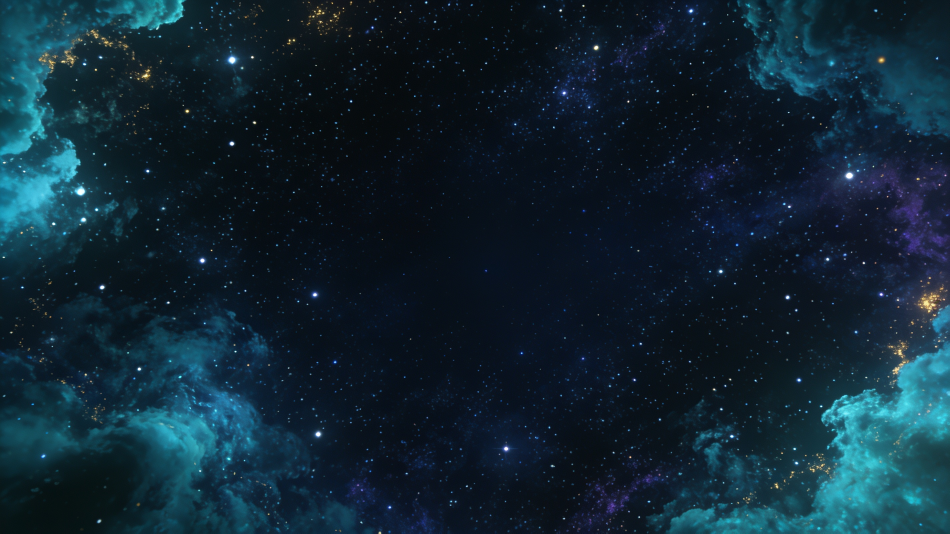
#> input picture assets/img/nave/fondo_universo.jpg, 2848 x 1600 px (shown at 1/3 size)
$ python _build_img_formularios.py
#> lines starting #> are read from the running program, lines starting #| are printed output that depends on the picture
#!/usr/bin/env python3
# -*- coding: utf-8 -*-
"""
STARGATE · genera las imágenes de los TRES formularios (Bitácora, Ticket y Canje).

Dos familias, y la diferencia importa:

  A) MONTAJES con el arte que ya existe (`montaje_*`). Se usan para las recompensas cosméticas y
     para los héroes. 🔴 LO QUE SE ENSEÑA ES LO QUE SE RECIBE: el marco dorado, el fondo de planeta
     y el título son cambios REALES en la ficha de la Nave, así que la ficha de ejemplo se monta con
     el MISMO avatar, el MISMO planeta y las MISMAS fuentes que usa la Nave. Si se ilustraran con
     arte inventado, el ejemplo prometería algo más bonito que la recompensa. Las siluetas de héroe
     bloqueado ya estaban dibujadas: son «el héroe en sombra con un interrogante» que pidió Norberto.

  B) ARTE GENERADO en Magnific (`arte_*`), para lo que no tenía imagen de partida: el sobre de cromos
     y las cuatro recompensas que tocan la nota. Los .jpg en bruto viven en assets/img/canje/_raw/ y
     aquí solo se les pone el rótulo, para que TODA la serie comparta tipografía y tratamiento.
     🔴 STARGATE se genera SIEMPRE con Magnific: es la cuenta de la universidad.

  C) ESCENAS DE SECCIÓN (`escena`): el Capitán y NEBULA presentan cada tramo de los formularios, con
     los recortes que ya existen en assets/img/capitan/ y assets/img/personajes/.

El texto va SIEMPRE aquí y nunca dentro del prompt: los modelos destrozan las letras, y así el
rótulo sale en Unbounded/DM Sans como el resto de la marca.

    python3 _build_img_formularios.py

Salida: assets/img/canje/*.jpg (recompensas) y assets/img/forms/sec_*.jpg (secciones), a 1280x720.
En el formulario se muestran a 640 de ancho.
"""
import os
from PIL import Image, ImageDraw, ImageFilter, ImageFont

AQUI = os.path.dirname(os.path.abspath(__file__))
IMG = os.path.join(AQUI, "assets", "img")
OUT = os.path.join(IMG, "canje")
FONTS = os.path.join(AQUI, "assets", "fonts")

W, H = 1280, 720

# Paleta muestreada de assets/img/forms/cabecera_canje_nuevo.jpg: es la cabecera real del
# formulario, así que la imagen de cada recompensa cae debajo sin desentonar.
CIAN = (102, 228, 243)
AMBAR = (240, 194, 108)
NOCHE = (7, 14, 22)
BLANCO = (255, 255, 255)


def fuente(nombre, px):
    return ImageFont.truetype(os.path.join(FONTS, nombre), px)


def fondo():
    """El campo de estrellas real de la Nave, oscurecido para que el contenido se lea encima."""
    f = Image.open(os.path.join(IMG, "nave", "fondo_universo.jpg")).convert("RGB")
#> f is the input picture: PIL image 2848x1600 RGB; mean R, G, B 15.7, 37.2, 50.1
    # recorte centrado a 16:9 sin deformar
    escala = max(W / f.width, H / f.height)
    f = f.resize((int(f.width * escala), int(f.height * escala)), Image.LANCZOS)
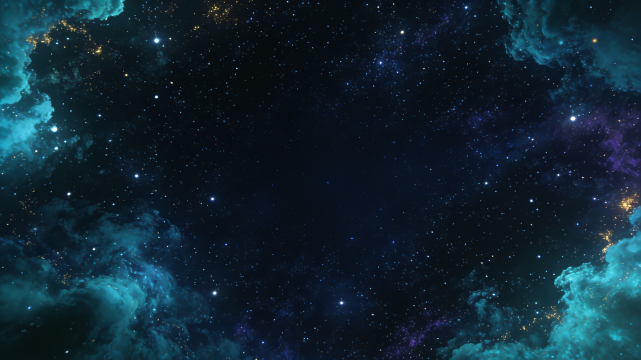
#> f: PIL image 1281x720 RGB (shown at 1/2 size); mean R, G, B 15.7, 37.2, 50.1
    izq, arr = (f.width - W) // 2, (f.height - H) // 2
    f = f.crop((izq, arr, izq + W, arr + H))
#> f: PIL image 1280x720 RGB
    velo = Image.new("RGB", (W, H), NOCHE)
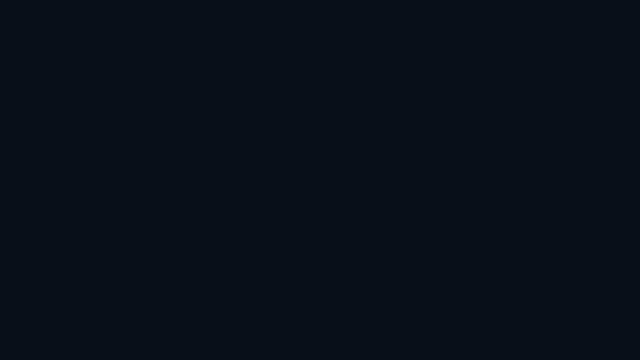
#> velo: PIL image 1280x720 RGB (shown at 1/2 size); mean R, G, B 7, 14, 22
    return Image.blend(f, velo, 0.62)
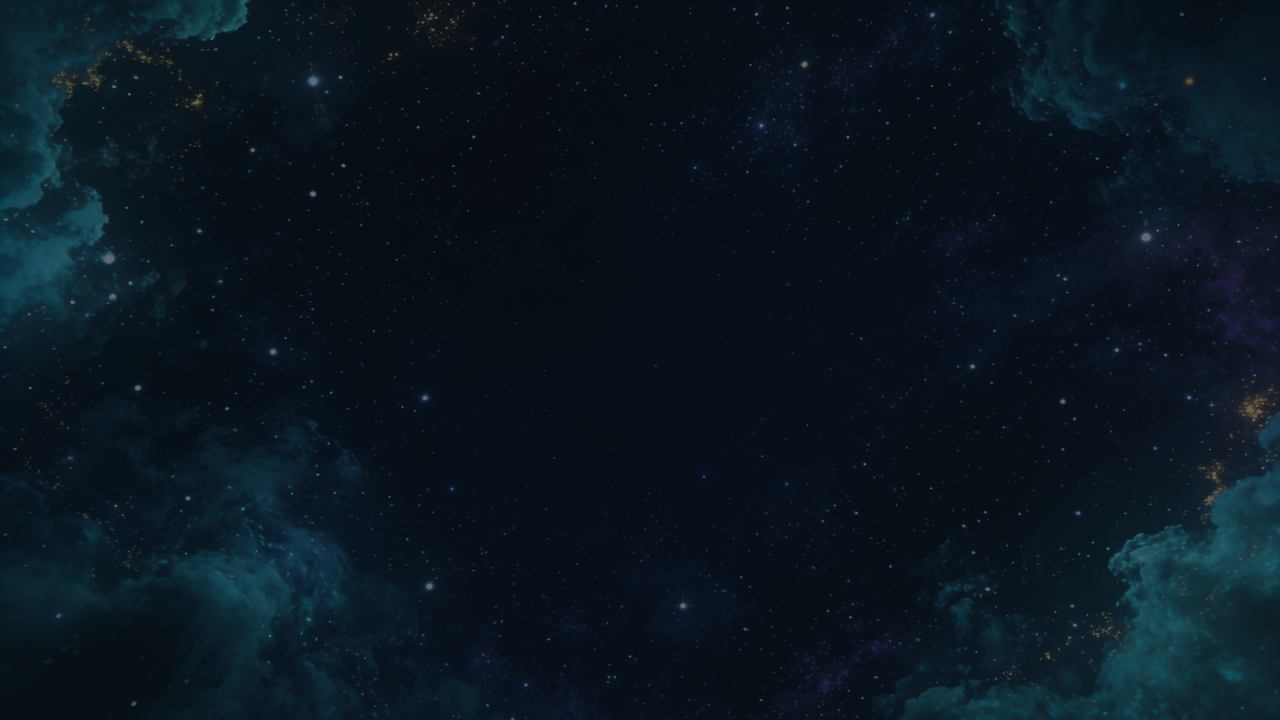
#> returned value: PIL image 1280x720 RGB; mean R, G, B 9.8, 22.3, 32.2


# [112 lines left out: functions circular, resplandor, titular, pie, ficha, guardar, not called in this run]


# ─────────────────────────── 1 · Héroe de la Rebelión ───────────────────────────
def heroe():
    """Tres siluetas y un interrogante: no sabes cuál de los 30 te va a tocar."""
    base = fondo().convert("RGBA")
    # tres rangos distintos para que se vea que el sorteo es entre figuras diferentes
    for i, (arch, x, diam, op) in enumerate([
            ("H09_pregonero_bloqueado.jpg", 300, 300, 170),
            ("H01_custodio_bloqueado.jpg", 640, 380, 255),
            ("H15_croupier_bloqueado.jpg", 980, 300, 170)]):
#> (the run stopped early here; a loop or call above may not have finished)

$ run again, with assets/img/forms/cabecera_canje_nuevo.jpg copied over assets/img/nave/fondo_universo.jpg
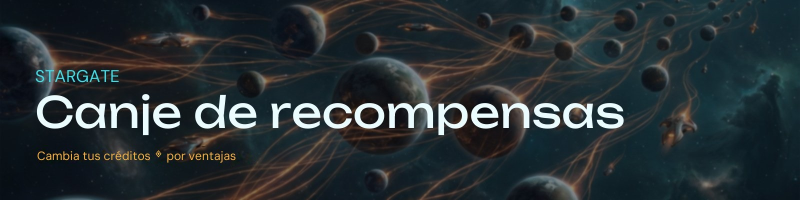
#> input picture assets/img/forms/cabecera_canje_nuevo.jpg, 1600 x 400 px (shown at 1/2 size)
#> in fondo, f is the input picture: PIL image 1600x400 RGB; mean R, G, B 40.7, 49, 52.4
#> in fondo, `f = f.crop((izq, arr, izq + W, arr + H))`:
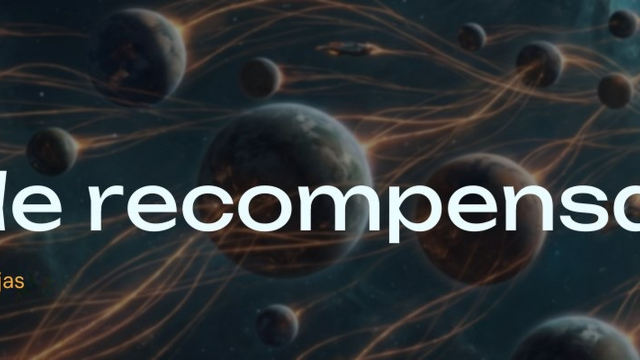
#> f: PIL image 1280x720 RGB (shown at 1/2 size); mean R, G, B 47.6, 52.6, 55.1
#> in fondo, `return Image.blend(f, velo, 0.62)`:
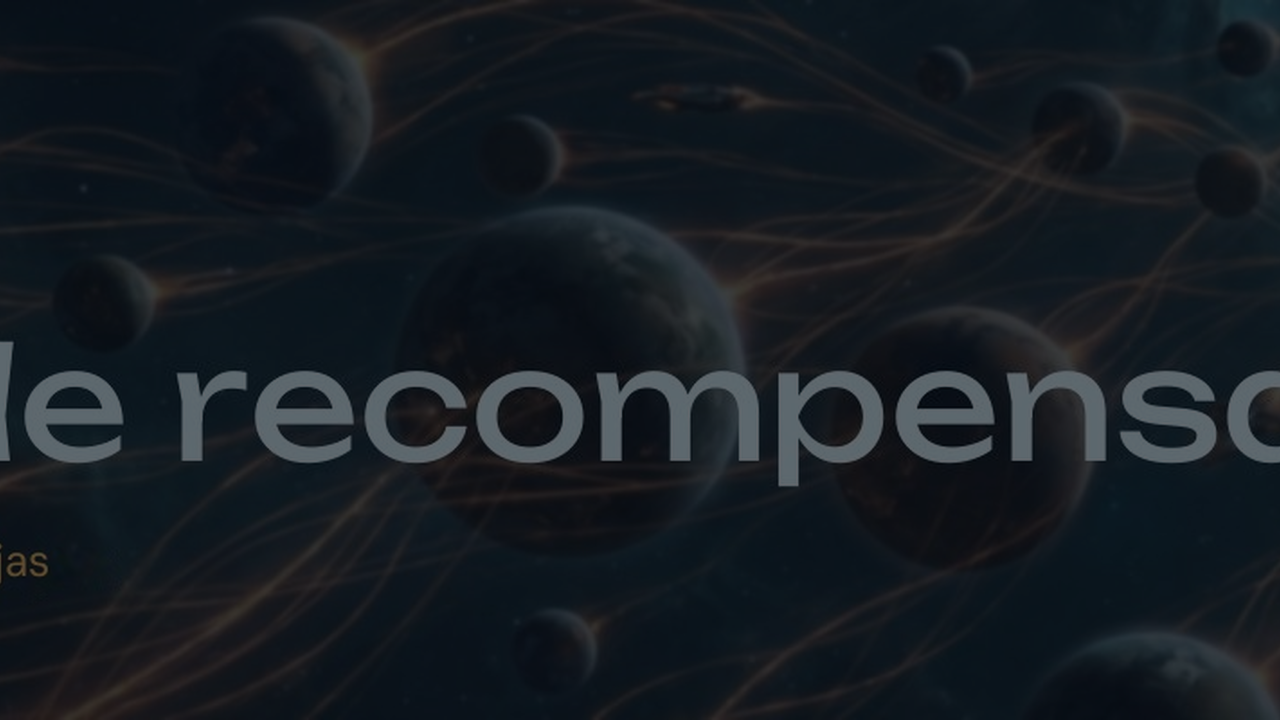
#> returned value: PIL image 1280x720 RGB; mean R, G, B 21.9, 28.2, 34.1

$ run again, with assets/img/nave/canonica_espacio.jpg copied over assets/img/nave/fondo_universo.jpg
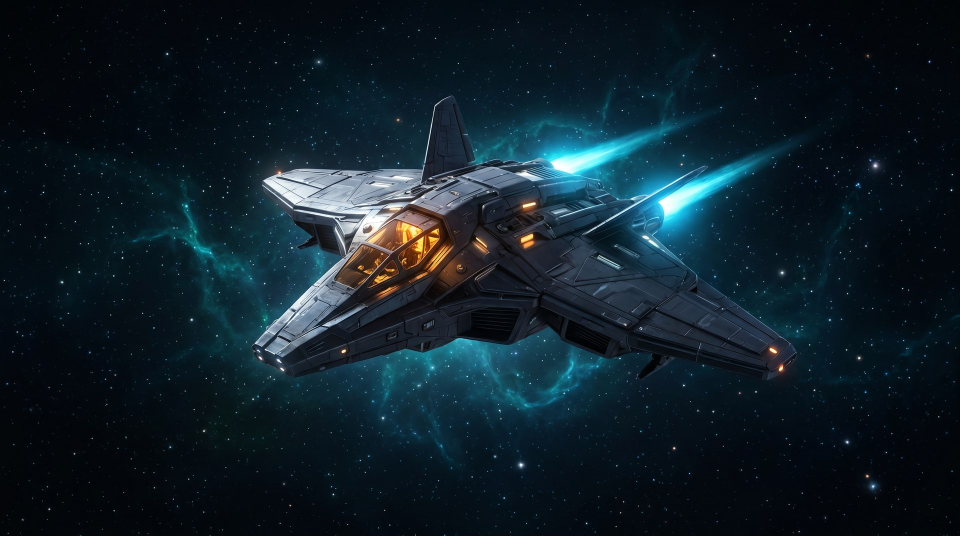
#> input picture assets/img/nave/canonica_espacio.jpg, 1920 x 1071 px (shown at 1/2 size)
#> in fondo, f is the input picture: PIL image 1920x1071 RGB; mean R, G, B 15.4, 31, 40.3
#> in fondo, `f = f.resize((int(f.width * escala), int(f.height * escala)), Image.LA..`:
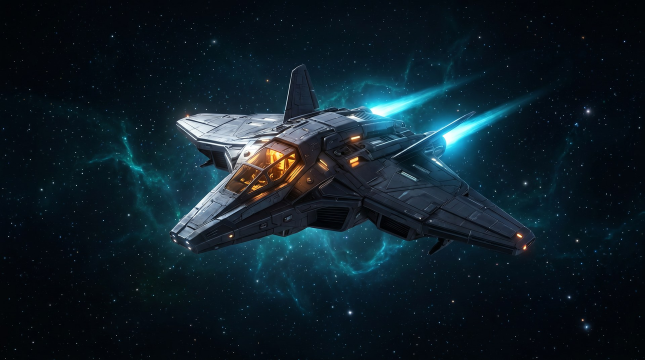
#> f: PIL image 1290x720 RGB (shown at 1/2 size); mean R, G, B 15.4, 31, 40.3
#> in fondo, `return Image.blend(f, velo, 0.62)`:
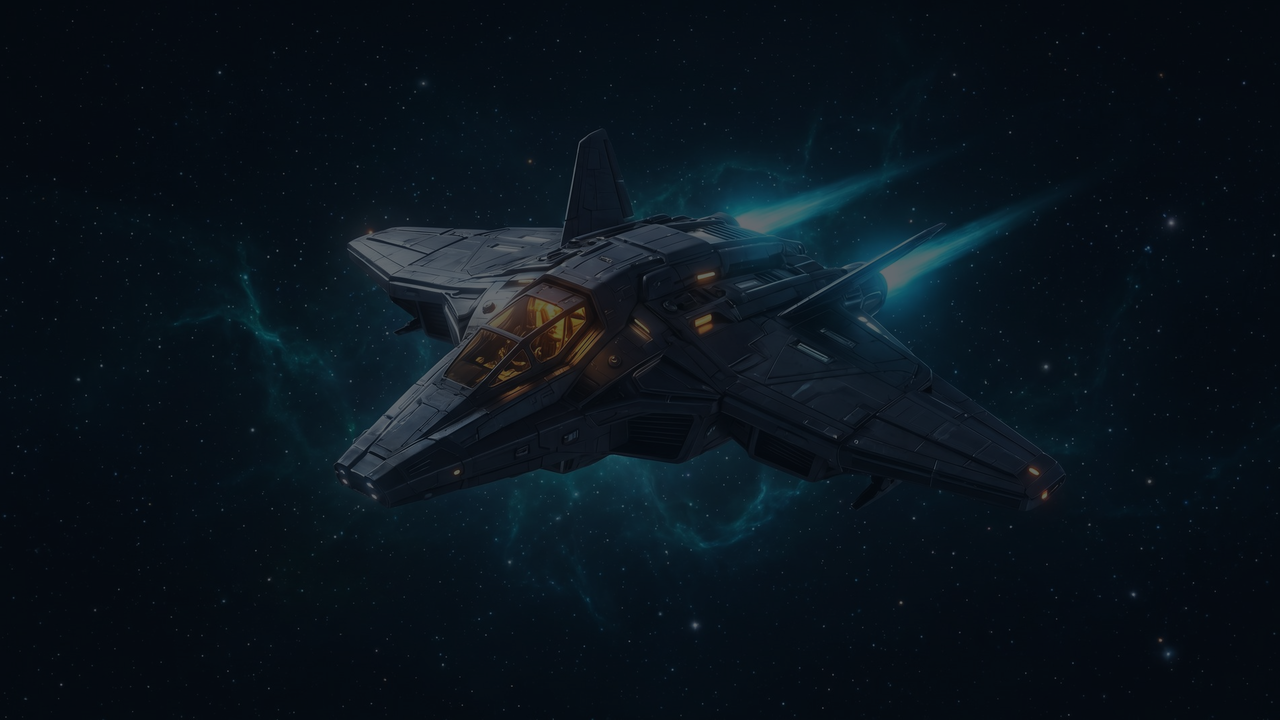
#> returned value: PIL image 1280x720 RGB; mean R, G, B 9.8, 20, 28.5
